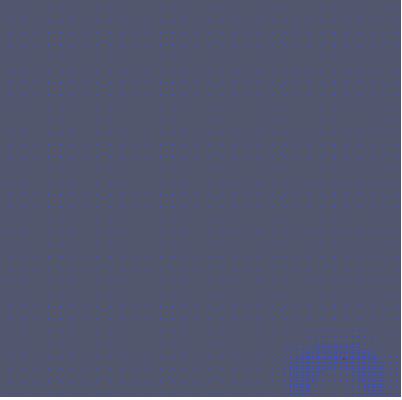
#> input picture outputs/f1_points.png, 402 x 400 px; its folder holds only this picture in this run
$ python crop_fixed.py
#> lines starting #> are read from the running program, lines starting #| are printed output that depends on the picture
from PIL import Image
import numpy as np
import os

folder = "outputs"

for filename in sorted(os.listdir(folder)):
    if not filename.endswith(".png"):
        continue

    path = os.path.join(folder, filename)
    img  = Image.open(path).convert("RGB")
    data = np.array(img)

    # Sample the corner pixel — that IS the border color
    corner = data[0, 0]          # top-left pixel
#> corner = [82, 87, 110]
    r, g, b = int(corner[0]), int(corner[1]), int(corner[2])
#> r = 82; g = 87; b = 110

    # Mask: pixels that are NOT the border color (tolerance = 15)
    tol  = 15
    mask = ~(
        (np.abs(data[:,:,0].astype(int) - r) < tol) &
        (np.abs(data[:,:,1].astype(int) - g) < tol) &
        (np.abs(data[:,:,2].astype(int) - b) < tol)
    )
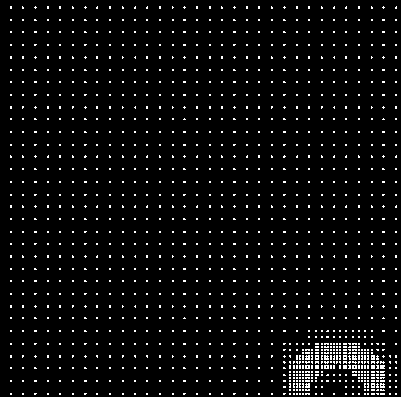
#> mask: shape (400, 402) bool; 4.9% white in thin lines or dots

    rows = np.any(mask, axis=1)
    cols = np.any(mask, axis=0)

    if not rows.any() or not cols.any():
        print(f"  SKIP (nothing to crop): {filename}")
        continue

    top,    bottom = np.where(rows)[0][[0, -1]]
#> top = 0; bottom = 399
    left,   right  = np.where(cols)[0][[0, -1]]
#> left = 0; right = 401

    # Add 2px padding so we don't clip the content edge
    top    = max(top    - 2, 0)
    left   = max(left   - 2, 0)
    bottom = min(bottom + 2, data.shape[0] - 1)
    right  = min(right  + 2, data.shape[1] - 1)

    cropped = img.crop((left, top, right + 1, bottom + 1))
    cropped.save(path)
    print(f"  OK  {filename}:  {img.size}  →  {cropped.size}   (border RGB {r},{g},{b})")
#|   OK  f1_points.png:  (402, 400)  →  (402, 400)   (border RGB 82,87,110)

print("\nDone.")

$ run again, on outputs/f3_points.png
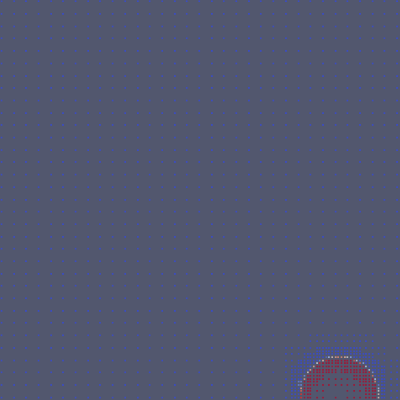
#> input picture outputs/f3_points.png, 400 x 400 px
#> img is the input picture: PIL image 400x400 RGB; mean R, G, B 81.8, 86.6, 111.7
#> corner = [78, 85, 124]
#> r = 78; g = 85; b = 124
#> `mask = ~( (np.abs(data[:,:,0].astype(int) - r) < tol) & (np.abs(data[:..`:
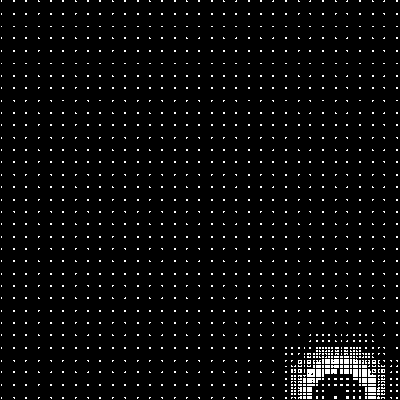
#> mask: shape (400, 400) bool; 3.5% white in thin lines or dots
#> `top,    bottom = np.where(rows)[0][[0, -1]]`: top = 0; bottom = 398
#> `left,   right  = np.where(cols)[0][[0, -1]]`: left = 1; right = 397
#> `left   = max(left   - 2, 0)`: left = 0
#> `bottom = min(bottom + 2, data.shape[0] - 1)`: bottom = 399
#|   OK  f3_points.png:  (400, 400)  →  (400, 400)   (border RGB 78,85,124)
